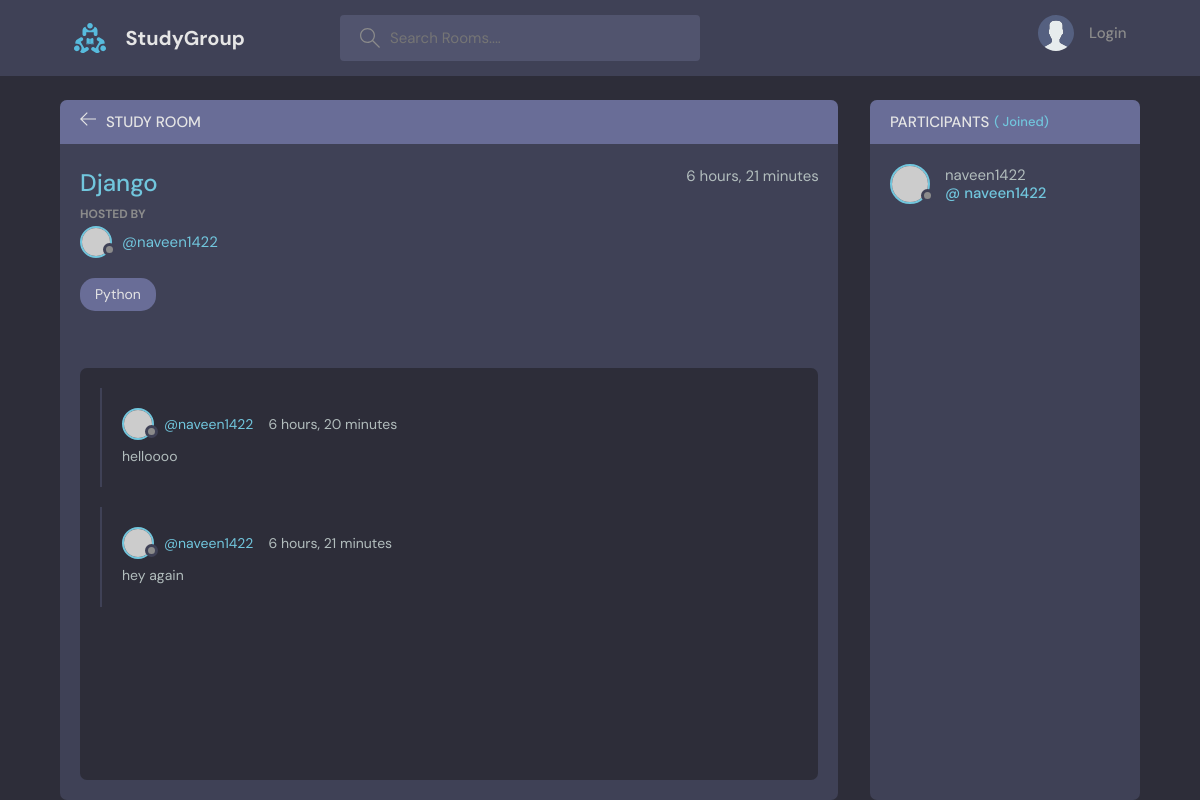
Screenshot of /room/17 with the database file from the repository.
### baseapp/models.py (models this page shows, shortened)
class Room(models.Model):
    host = models.ForeignKey(User, on_delete=models.SET_NULL, null=True)
    topic = models.ForeignKey(Topic, on_delete=models.SET_NULL, null=True)
    name = models.CharField(max_length=200)
    description = models.TextField(null=True, blank=True)
    participants =  models.ManyToManyField(User, related_name='participants', blank=True)
    updated = models.DateTimeField(auto_now=True)
    created = models.DateTimeField(auto_now_add=True)
    class Meta:
        ordering = ['-updated', '-created']

class Topic(models.Model):
    name = models.CharField(max_length=200)

class Message(models.Model):
    user = models.ForeignKey(User, on_delete=models.CASCADE)
    room = models.ForeignKey(Room, on_delete=models.CASCADE)
    body = models.TextField()
    updated = models.DateTimeField(auto_now=True)
    created = models.DateTimeField(auto_now_add=True)
    class Meta:
        ordering = ['-updated', '-created']

### baseapp/views.py (the view, shortened to what this page needs)
# urls.py: path('room/<str:pk>', views.room, name="room"),
def room(request, pk):
    room = Room.objects.get(id=pk)
    roomMessages = room.message_set.all().order_by('-created')#give all message of particular room
    participants = room.participants.all()
    context = {'room':room, 'roomMessages':roomMessages, 'participants':participants}
    return render(request, 'baseapp/room.html', context)

### baseapp/templates/baseapp/room.html (shortened to what this page needs)
{% extends 'main.html' %}
{%block content%}
    <main class="profile-page layout layout--2">
      <div class="container">
        <div class="room">
          <div class="room__top">
            <div class="room__topLeft">
              <a href="{% url 'home' %}">
                <svg version="1.1" xmlns="http://www.w3.org/2000/svg" width="32" height="32" viewBox="0 0 32 32">
                  <title>arrow-left</title>
                  <path
                    d="M13.723 2.286l-13.723 13.714 13.719 13.714 1.616-1.611-10.96-10.96h27.625v-2.286h-27.625l10.965-10.965-1.616-1.607z"
                  ></path>
                </svg>
              </a>
              <h3>Study Room</h3>
            </div>
          </div>
          <div class="room__box scroll">
            <div class="room__header scroll">
              <div class="room__info">
                <h3>{{room.name}}</h3>
                <span>{{room.created|timesince}}</span>
              </div>
              <div class="room__hosted">
                <p>Hosted By</p>
                <a href="#" class="room__author">
                  <div class="avatar avatar--small">
                    <img src="https://randomuser.me/api/portraits/men/37.jpg" />
                  </div>
                  <span>@{{room.host.username}}</span>
                </a>
              </div>
              <span class="room__topics">{{room.topic.name}}</span>
            </div>
            <div class="room__conversation">
              <div class="threads scroll">
            {% for message in roomMessages %}
                <div class="thread">
                  <div class="thread__top">
                    <div class="thread__author">
                      <a href="{% url 'user-profile' message.user.id %}" class="thread__authorInfo">
                        <div class="avatar avatar--small">
                          <img src="https://randomuser.me/api/portraits/men/37.jpg" />
                        </div>
                        <span>@{{message.user}}</span>
                      </a>
                      <span class="thread__date">{{message.created|timesince}}</span>
                    </div>
                  </div>
                  <div class="thread__details">
                    {{message.body}}
                  </div>
                </div>
            {% endfor %}
              </div>
            </div>
          </div>
        </div>
        <div class="participants">
          <h3 class="participants__top">Participants <span>({{participant.all.count}} Joined)</span></h3>
          <div class="participants__list scroll">
            {% for user in participants %}
            <a href="{% url 'user-profile' user.id %}" class="participant">
              <div class="avatar avatar--medium">
                <img src="https://randomuser.me/api/portraits/men/37.jpg" />
              </div>
              <p>
                {{user.username}}
                <span>@ {{user.username}}</span>
              </p>
            </a>
            {% endfor %}
          </div>
        </div>
      </div>
    </main>
{%endblock%}

### rows the page displays
Room: name "Django", created "6 hours, 21 minutes", host.username "naveen1422", topic.name "Python"
Message: user "naveen1422", created "6 hours, 20 minutes", body "helloooo"
Message: user "naveen1422", created "6 hours, 21 minutes", body "hey again"

### other values shown
{{ user.username }} "naveen1422"
